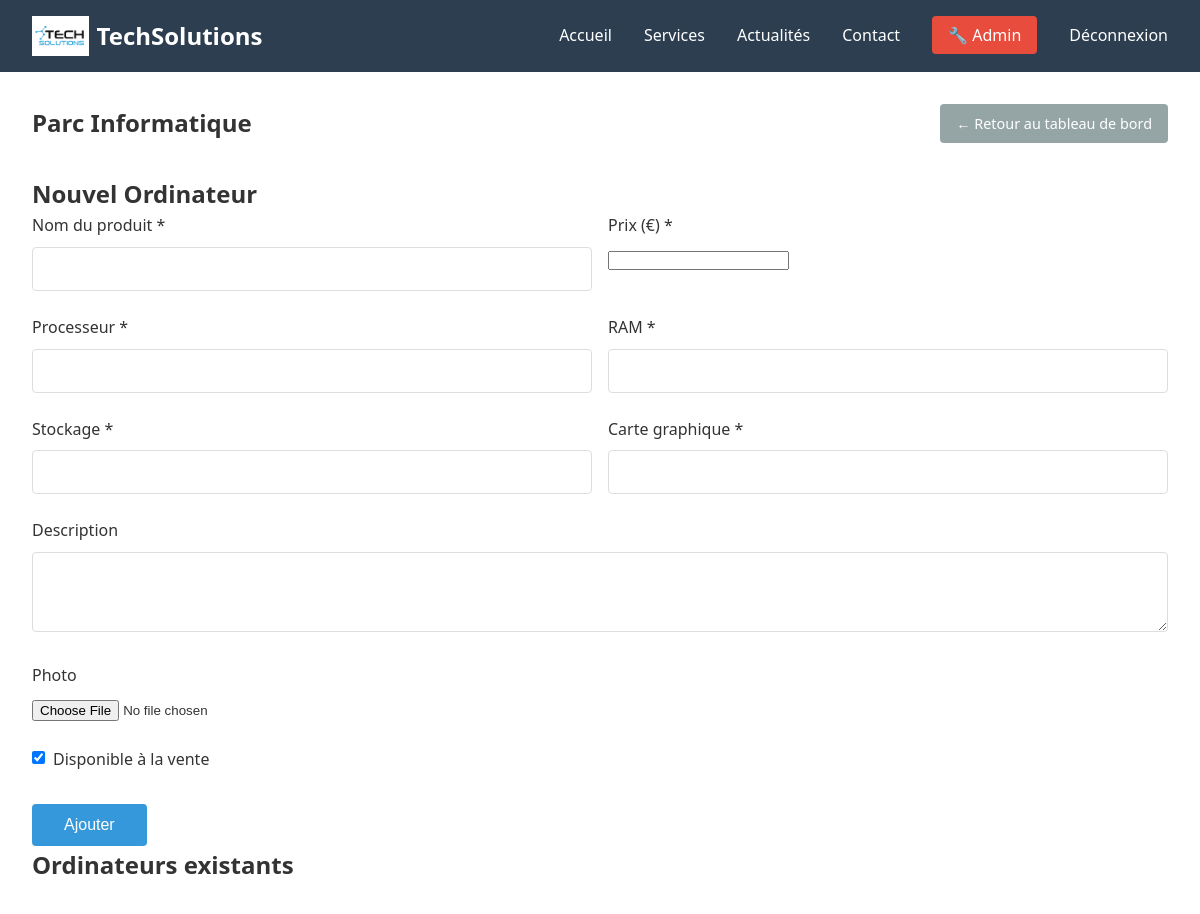
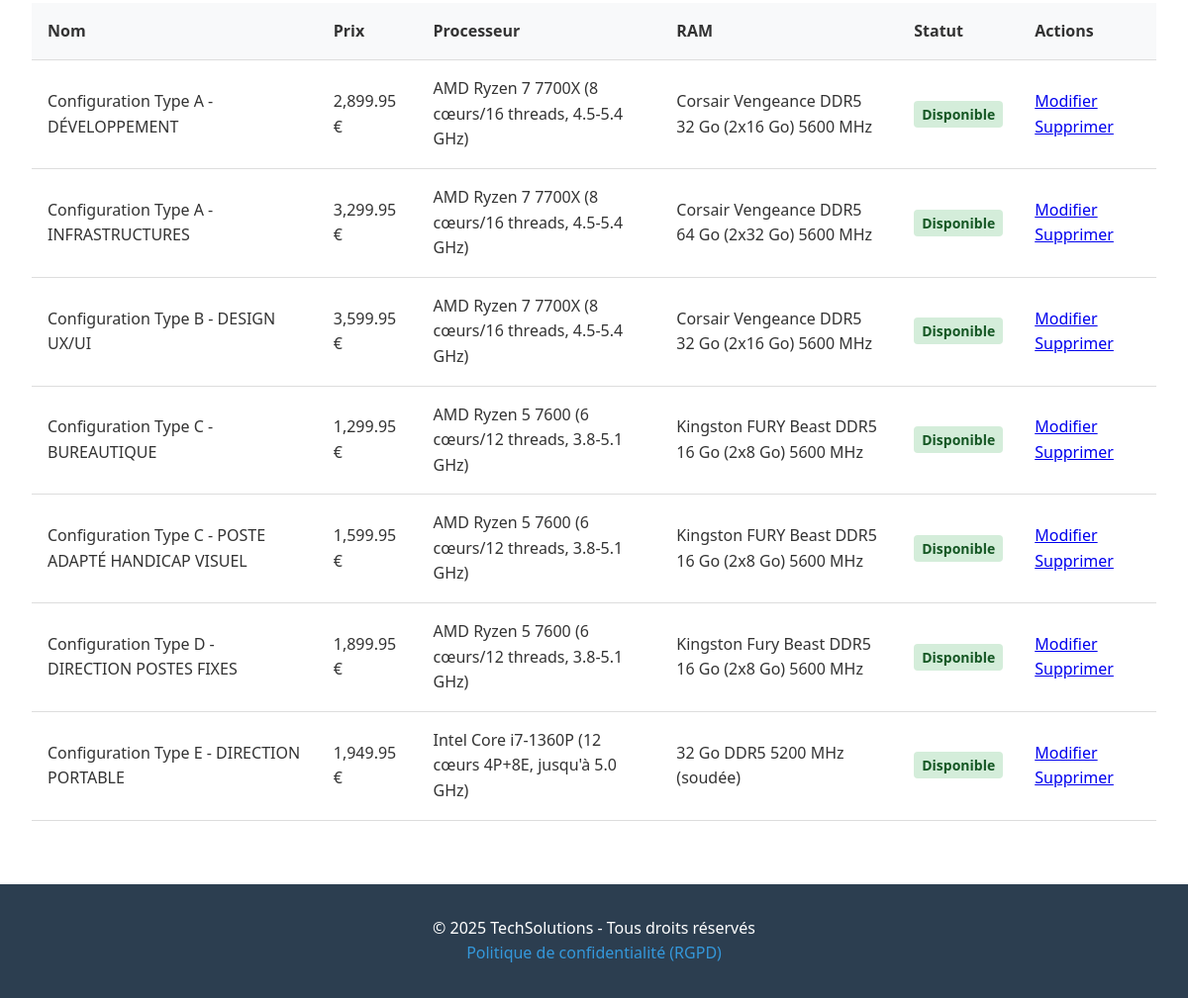
Screenshot of /admin/ordinateurs.php (signed in) with the database file from the repository (2 pictures, top to bottom).
### tables this page shows
CREATE TABLE `ordinateurs` (
  `id` int(11) NOT NULL AUTO_INCREMENT,
  `nom` varchar(255) NOT NULL,
  `prix` decimal(10,2) NOT NULL,
  `processeur` varchar(255) NOT NULL,
  `ram` varchar(100) NOT NULL,
  `stockage` varchar(100) NOT NULL,
  `carte_graphique` varchar(255) NOT NULL,
  `description` text DEFAULT NULL,
  `image` varchar(255) DEFAULT NULL,
  `disponible` tinyint(1) DEFAULT 1,
  `created_at` timestamp NOT NULL DEFAULT current_timestamp(),
  `updated_at` timestamp NOT NULL DEFAULT current_timestamp() ON UPDATE current_timestamp(),
  PRIMARY KEY (`id`)
);

### admin/ordinateurs.php (the view, shortened to what this page needs)
<?php
require_once '../includes/auth.php';
$editPC = null;
$ordinateurs = $pdo->query("SELECT * FROM ordinateurs ORDER BY created_at DESC")->fetchAll();
?>
<?php include '../includes/header.php'; ?>
<section class="admin-ordinateurs">
    <div class="admin-header">
        <h1>Parc Informatique</h1>
        <a href="index.php" class="btn-back">← Retour au tableau de bord</a>
    </div>
    <div class="form-container">
        <h2><?= $editPC ? 'Modifier' : 'Nouvel' ?> Ordinateur</h2>
        <form method="POST">
            <div class="form-row">
                <div class="form-group">
                    <label for="nom">Nom du produit *</label>
                    <input type="text" id="nom" name="nom"
                           value="<?= $editPC ? htmlspecialchars($editPC['nom']) : '' ?>" required>
                </div>
                <div class="form-group">
                    <label for="prix">Prix (€) *</label>
                    <input type="number" step="0.01" id="prix" name="prix"
                           value="<?= $editPC ? $editPC['prix'] : '' ?>" required>
                </div>
            </div>
            <div class="form-row">
                <div class="form-group">
                    <label for="processeur">Processeur *</label>
                    <input type="text" id="processeur" name="processeur"
                           value="<?= $editPC ? htmlspecialchars($editPC['processeur']) : '' ?>" required>
                </div>
                <div class="form-group">
                    <label for="ram">RAM *</label>
                    <input type="text" id="ram" name="ram"
                           value="<?= $editPC ? htmlspecialchars($editPC['ram']) : '' ?>" required>
                </div>
            </div>
            <div class="form-row">
                <div class="form-group">
                    <label for="stockage">Stockage *</label>
                    <input type="text" id="stockage" name="stockage"
                           value="<?= $editPC ? htmlspecialchars($editPC['stockage']) : '' ?>" required>
                </div>
                <div class="form-group">
                    <label for="carte_graphique">Carte graphique *</label>
                    <input type="text" id="carte_graphique" name="carte_graphique"
                           value="<?= $editPC ? htmlspecialchars($editPC['carte_graphique']) : '' ?>" required>
                </div>
            </div>
            <div class="form-group">
                <label for="description">Description</label>
                <textarea id="description" name="description" rows="3"><?= $editPC ? htmlspecialchars($editPC['description']) : '' ?></textarea>
            </div>
            <div class="form-group">
                <label for="photo">Photo</label>
                <input type="file" id="photo" name="photo" accept="image/*">
            </div>
            <div class="form-group checkbox">
                <input type="checkbox" id="disponible" name="disponible"
                       <?= (!$editPC || $editPC['disponible']) ? 'checked' : '' ?>>
                <label for="disponible">Disponible à la vente</label>
            </div>
            <button type="submit"><?= $editPC ? 'Modifier' : 'Ajouter' ?></button>
        </form>
    </div>
    <div class="ordinateurs-list">
        <h2>Ordinateurs existants</h2>
        <table>
            <thead>
                <tr>
                    <th>Nom</th>
                    <th>Prix</th>
                    <th>Processeur</th>
                    <th>RAM</th>
                    <th>Statut</th>
                    <th>Actions</th>
                </tr>
            </thead>
            <tbody>
                <?php foreach($ordinateurs as $pc): ?>
                <tr>
                    <td><?= htmlspecialchars($pc['nom']) ?></td>
                    <td><?= number_format($pc['prix'], 2) ?> €</td>
                    <td><?= htmlspecialchars($pc['processeur']) ?></td>
                    <td><?= htmlspecialchars($pc['ram']) ?></td>
                    <td>
                        <span class="status <?= $pc['disponible'] ? 'available' : 'unavailable' ?>">
                            <?= $pc['disponible'] ? 'Disponible' : 'Indisponible' ?>
                        </span>
                    </td>
                    <td>
                        <a href="?edit=<?= $pc['id'] ?>">Modifier</a>
                        <a href="?delete=<?= $pc['id'] ?>"
                           onclick="return confirm('Supprimer cet ordinateur ?')">Supprimer</a>
                    </td>
                </tr>
                <?php endforeach; ?>
            </tbody>
        </table>
    </div>
</section>
<?php include '../includes/footer.php'; ?>

### assets/css/style.css (style rules this page uses)
* { margin: 0; padding: 0; box-sizing: border-box; }
body { font-family: 'Segoe UI', Tahoma, Geneva, Verdana, sans-serif; line-height: 1.6; color: #333; }
section { max-width: 1200px; margin: 2rem auto; padding: 0 2rem; }
.form-group { margin-bottom: 1.5rem; }
label { display: block; margin-bottom: 0.5rem; font-weight: 500; }
input[type="text"], input[type="email"], input[type="password"], input[type="tel"], textarea { width: 100%; padding: 0.75rem; border: 1px solid #ddd; border-radius: 4px; font-size: 1rem; }
.checkbox { display: flex; align-items: flex-start; gap: 0.5rem; }
.checkbox input { width: auto; margin-top: 0.25rem; }
button, .btn-export, .btn-delete { padding: 0.75rem 2rem; background: #3498db; color: white; border: none; border-radius: 4px; cursor: pointer; font-size: 1rem; text-decoration: none; display: inline-block; transition: background 0.3s; }
table { width: 100%; border-collapse: collapse; margin-top: 2rem; }
th, td { padding: 1rem; text-align: left; border-bottom: 1px solid #ddd; }
th { background: #f8f9fa; font-weight: 600; }
.admin-header { display: flex; justify-content: space-between; align-items: center; margin-bottom: 2rem; }
.btn-back { padding: 0.5rem 1rem; background: #95a5a6; color: white; text-decoration: none; border-radius: 4px; font-size: 0.9rem; transition: background 0.3s; }

### admin/ordinateurs.php (style rules this page uses)
.form-row { display: grid; grid-template-columns: 1fr 1fr; gap: 1rem; }
.status { padding: 0.25rem 0.5rem; border-radius: 4px; font-size: 0.875rem; font-weight: bold; }
.status.available { background: #d4edda; color: #155724; }

### rows the page displays
ordinateurs: nom "Configuration Type A - DÉVELOPPEMENT", prix "2,899.95", processeur "AMD Ryzen 7 7700X (8 cœurs/16 threads, 4.5-5.4 GHz)", ram "Corsair Vengeance DDR5 32 Go (2x16 Go) 5600 MHz", disponible "Disponible"
ordinateurs: nom "Configuration Type A - INFRASTRUCTURES", prix "3,299.95", processeur "AMD Ryzen 7 7700X (8 cœurs/16 threads, 4.5-5.4 GHz)", ram "Corsair Vengeance DDR5 64 Go (2x32 Go) 5600 MHz", disponible "Disponible"
ordinateurs: nom "Configuration Type B - DESIGN UX/UI", prix "3,599.95", processeur "AMD Ryzen 7 7700X (8 cœurs/16 threads, 4.5-5.4 GHz)", ram "Corsair Vengeance DDR5 32 Go (2x16 Go) 5600 MHz", disponible "Disponible"
ordinateurs: nom "Configuration Type C - BUREAUTIQUE", prix "1,299.95", processeur "AMD Ryzen 5 7600 (6 cœurs/12 threads, 3.8-5.1 GHz)", ram "Kingston FURY Beast DDR5 16 Go (2x8 Go) 5600 MHz", disponible "Disponible"
ordinateurs: nom "Configuration Type C - POSTE ADAPTÉ HANDICAP VISUEL", prix "1,599.95", processeur "AMD Ryzen 5 7600 (6 cœurs/12 threads, 3.8-5.1 GHz)", ram "Kingston FURY Beast DDR5 16 Go (2x8 Go) 5600 MHz", disponible "Disponible"
ordinateurs: nom "Configuration Type D - DIRECTION POSTES FIXES", prix "1,899.95", processeur "AMD Ryzen 5 7600 (6 cœurs/12 threads, 3.8-5.1 GHz)", ram "Kingston Fury Beast DDR5 16 Go (2x8 Go) 5600 MHz", disponible "Disponible"
ordinateurs: nom "Configuration Type E - DIRECTION PORTABLE", prix "1,949.95", processeur "Intel Core i7-1360P (12 cœurs 4P+8E, jusqu'à 5.0 GHz)", ram "32 Go DDR5 5200 MHz (soudée)", disponible "Disponible"
